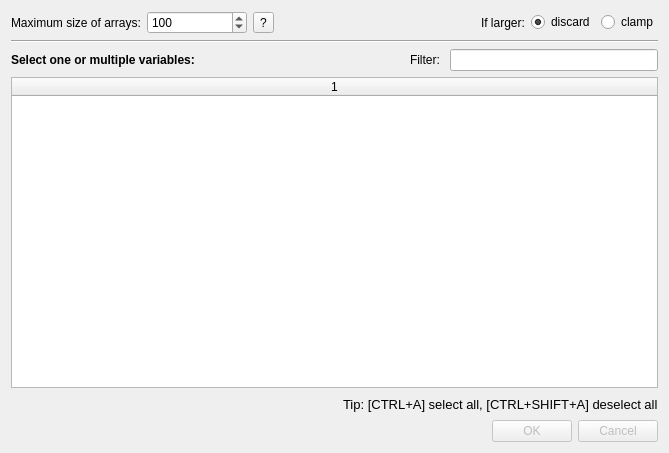
<?xml version="1.0" encoding="UTF-8"?>
<ui version="4.0">
 <class>dialogSelectBBVariables</class>
 <widget class="QDialog" name="dialogSelectBBVariables">
  <property name="geometry">
   <rect>
    <x>0</x>
    <y>0</y>
    <width>669</width>
    <height>453</height>
   </rect>
  </property>
  <property name="windowTitle">
   <string>Select Black Box Variables</string>
  </property>
  <layout class="QVBoxLayout" name="verticalLayout">
   <item>
    <layout class="QHBoxLayout" name="horizontalLayout_2" stretch="0,1,0,0,0,0,0">
     <item>
      <widget class="QLabel" name="label">
       <property name="text">
        <string>Maximum size of arrays:</string>
       </property>
      </widget>
     </item>
     <item>
      <widget class="QSpinBox" name="spinBoxArraySize">
       <property name="maximumSize">
        <size>
         <width>100</width>
         <height>16777215</height>
        </size>
       </property>
       <property name="toolTip">
        <string>MAX size of an array</string>
       </property>
       <property name="whatsThis">
        <string>&lt;html&gt;&lt;head/&gt;&lt;body&gt;&lt;p&gt;It any field of a message contains a vector which size is larger than this number, the entire vector will we skipped.&lt;/p&gt;&lt;p&gt;&lt;br/&gt;&lt;/p&gt;&lt;/body&gt;&lt;/html&gt;</string>
       </property>
       <property name="minimum">
        <number>10</number>
       </property>
       <property name="maximum">
        <number>10000</number>
       </property>
       <property name="value">
        <number>100</number>
       </property>
      </widget>
     </item>
     <item>
      <widget class="QToolButton" name="maximumSizeHelp">
       <property name="focusPolicy">
        <enum>Qt::NoFocus</enum>
       </property>
       <property name="text">
        <string>?</string>
       </property>
      </widget>
     </item>
     <item>
      <spacer name="horizontalSpacer">
       <property name="orientation">
        <enum>Qt::Horizontal</enum>
       </property>
       <property name="sizeHint" stdset="0">
        <size>
         <width>40</width>
         <height>20</height>
        </size>
       </property>
      </spacer>
     </item>
     <item>
      <widget class="QLabel" name="labelBigNumber">
       <property name="styleSheet">
        <string notr="true"/>
       </property>
       <property name="text">
        <string>If larger:</string>
       </property>
      </widget>
     </item>
     <item>
      <widget class="QRadioButton" name="radioMaxDiscard">
       <property name="focusPolicy">
        <enum>Qt::NoFocus</enum>
       </property>
       <property name="toolTip">
        <string>If the size of an array exceeds MAX, discard the entire array.</string>
       </property>
       <property name="text">
        <string>discard</string>
       </property>
       <property name="checked">
        <bool>true</bool>
       </property>
      </widget>
     </item>
     <item>
      <widget class="QRadioButton" name="radioMaxClamp">
       <property name="focusPolicy">
        <enum>Qt::NoFocus</enum>
       </property>
       <property name="toolTip">
        <string>If the size of an array exceeds MAX, keep only the kist MAX elements.</string>
       </property>
       <property name="text">
        <string>clamp</string>
       </property>
      </widget>
     </item>
    </layout>
   </item>
   <item>
    <widget class="Line" name="line">
     <property name="orientation">
      <enum>Qt::Horizontal</enum>
     </property>
    </widget>
   </item>
   <item>
    <layout class="QHBoxLayout" name="horizontalLayout_5">
     <item>
      <widget class="QLabel" name="label_2">
       <property name="font">
        <font>
         <weight>75</weight>
         <bold>true</bold>
        </font>
       </property>
       <property name="text">
        <string>Select one or multiple variables:</string>
       </property>
      </widget>
     </item>
     <item>
      <spacer name="horizontalSpacer_3">
       <property name="orientation">
        <enum>Qt::Horizontal</enum>
       </property>
       <property name="sizeHint" stdset="0">
        <size>
         <width>40</width>
         <height>20</height>
        </size>
       </property>
      </spacer>
     </item>
     <item>
      <widget class="QLabel" name="label_4">
       <property name="text">
        <string>Filter: </string>
       </property>
      </widget>
     </item>
     <item>
      <widget class="QLineEdit" name="lineEditFilter">
       <property name="maximumSize">
        <size>
         <width>300</width>
         <height>16777215</height>
        </size>
       </property>
       <property name="clearButtonEnabled">
        <bool>true</bool>
       </property>
      </widget>
     </item>
    </layout>
   </item>
   <item>
    <widget class="QTableWidget" name="listBBVariables">
     <property name="sizePolicy">
      <sizepolicy hsizetype="Minimum" vsizetype="Expanding">
       <horstretch>0</horstretch>
       <verstretch>0</verstretch>
      </sizepolicy>
     </property>
     <property name="sizeAdjustPolicy">
      <enum>QAbstractScrollArea::AdjustIgnored</enum>
     </property>
     <property name="editTriggers">
      <set>QAbstractItemView::NoEditTriggers</set>
     </property>
     <property name="showDropIndicator" stdset="0">
      <bool>false</bool>
     </property>
     <property name="dragDropOverwriteMode">
      <bool>false</bool>
     </property>
     <property name="selectionMode">
      <enum>QAbstractItemView::MultiSelection</enum>
     </property>
     <property name="selectionBehavior">
      <enum>QAbstractItemView::SelectRows</enum>
     </property>
     <property name="textElideMode">
      <enum>Qt::ElideRight</enum>
     </property>
     <property name="sortingEnabled">
      <bool>true</bool>
     </property>
     <property name="columnCount">
      <!-- <number>2</number> -->
      <number>1</number>
     </property>
     <attribute name="horizontalHeaderDefaultSectionSize">
      <number>80</number>
     </attribute>
     <attribute name="horizontalHeaderShowSortIndicator" stdset="0">
      <bool>true</bool>
     </attribute>
     <attribute name="horizontalHeaderStretchLastSection">
      <bool>true</bool>
     </attribute>
     <attribute name="verticalHeaderDefaultSectionSize">
      <number>21</number>
     </attribute>
     <attribute name="verticalHeaderMinimumSectionSize">
      <number>18</number>
     </attribute>
     <column/>
     <!-- <column/> -->
    </widget>
   </item>
   <item>
    <layout class="QHBoxLayout" name="horizontalLayout_4">
     <item>
      <spacer name="horizontalSpacer_2">
       <property name="orientation">
        <enum>Qt::Horizontal</enum>
       </property>
       <property name="sizeHint" stdset="0">
        <size>
         <width>40</width>
         <height>20</height>
        </size>
       </property>
      </spacer>
     </item>
     <item>
      <widget class="QLabel" name="label_3">
       <property name="font">
        <font>
         <pointsize>10</pointsize>
        </font>
       </property>
       <property name="text">
        <string>Tip: [CTRL+A] select all, [CTRL+SHIFT+A] deselect all</string>
       </property>
      </widget>
     </item>
    </layout>
   </item>
   <item>
    <widget class="QDialogButtonBox" name="buttonBox">
     <property name="enabled">
      <bool>false</bool>
     </property>
     <property name="orientation">
      <enum>Qt::Horizontal</enum>
     </property>
     <property name="standardButtons">
      <set>QDialogButtonBox::Cancel|QDialogButtonBox::Ok</set>
     </property>
    </widget>
   </item>
  </layout>
 </widget>
 <resources/>
 <connections>
  <connection>
   <sender>buttonBox</sender>
   <signal>accepted()</signal>
   <receiver>dialogSelectBBVariables</receiver>
   <slot>accept()</slot>
   <hints>
    <hint type="sourcelabel">
     <x>248</x>
     <y>254</y>
    </hint>
    <hint type="destinationlabel">
     <x>157</x>
     <y>274</y>
    </hint>
   </hints>
  </connection>
  <connection>
   <sender>buttonBox</sender>
   <signal>rejected()</signal>
   <receiver>dialogSelectBBVariables</receiver>
   <slot>reject()</slot>
   <hints>
    <hint type="sourcelabel">
     <x>316</x>
     <y>260</y>
    </hint>
    <hint type="destinationlabel">
     <x>286</x>
     <y>274</y>
    </hint>
   </hints>
  </connection>
 </connections>
</ui>
